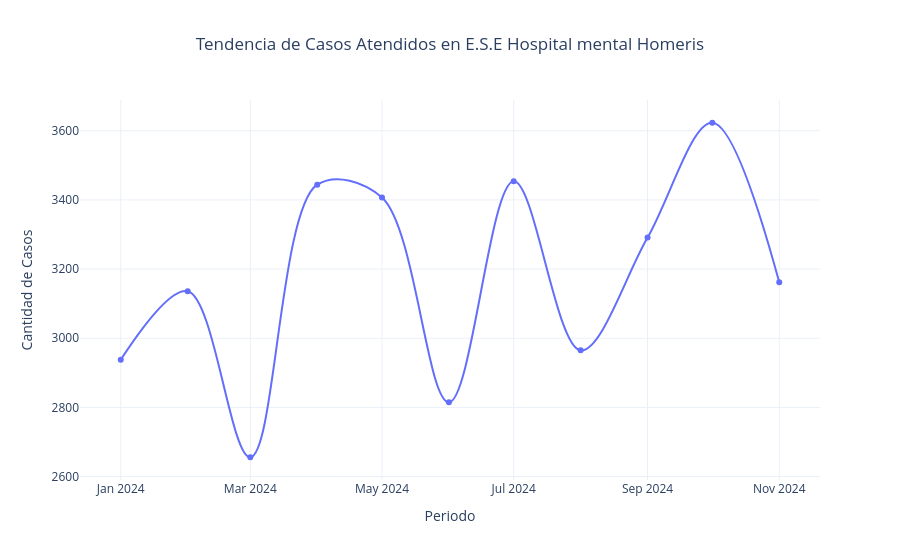

Source (notebook cell):
### Code cell
#Agrupamos 
df_group_period = df.groupby("PERIODO_MENSUAL")["CANTIDAD_CASOS"].sum().reset_index()

#Graficamos
fig = px.line(
    df_group_period,
    x="PERIODO_MENSUAL",
    y="CANTIDAD_CASOS",
    title="Tendencia de Casos Atendidos en E.S.E Hospital mental Homeris",
    markers=True
)

fig.update_traces(
    line_shape="spline", #Curva suave
    text=df_group_period["CANTIDAD_CASOS"],
    textposition="top center",
    hovertemplate="<b>Periodo:</b> %{x}<br><b>Casos:</b> %{y}<extra></extra>"
)

fig.update_layout(
    template="plotly_white",
    title_x=0.5,
    xaxis_title="Periodo",
    yaxis_title="Cantidad de Casos"
)

fig.show()

### Figure 1 — Plotly figure (JSON) as saved in the notebook; plotly's stock layout.template omitted (floating-point values rounded to 4 significant figures)
{"data": [{"hovertemplate": "<b>Periodo:</b> %{x}<br><b>Casos:</b> %{y}<extra></extra>", "legendgroup": "", "line": {"color": "#636efa", "dash": "solid", "shape": "spline"}, "marker": {"symbol": "circle"}, "mode": "lines+markers", "name": "", "orientation": "v", "showlegend": false, "text": [2938.0, 3136.0, 2656.0, 3444.0, 3407.0, 2815.0, 3454.0, 2965.0, 3291.0, 3623.0, 3162.0], "textposition": "top center", "type": "scatter", "x": ["2024-01", "2024-02", "2024-03", "2024-04", "2024-05", "2024-06", "2024-07", "2024-08", "2024-09", "2024-10", "2024-11"], "xaxis": "x", "y": [2938, 3136, 2656, 3444, 3407, 2815, 3454, 2965, 3291, 3623, 3162], "yaxis": "y"}], "layout": {"legend": {"tracegroupgap": 0}, "title": {"text": "Tendencia de Casos Atendidos en E.S.E Hospital mental Homeris", "x": 0.5}, "xaxis": {"anchor": "y", "domain": [0, 1], "title": {"text": "Periodo"}}, "yaxis": {"anchor": "x", "domain": [0, 1], "title": {"text": "Cantidad de Casos"}}}}
